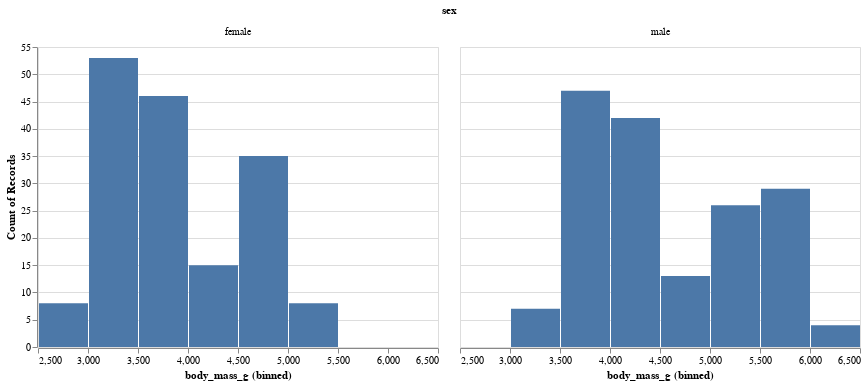

Source (notebook cell):
### Code cell
alt.Chart(penguins_sex_num[:,(f.body_mass_g,f.sex)].to_pandas()).mark_bar().encode(alt.X('body_mass_g',bin=True),y='count()').facet('sex')

### Figure 1 — Vega-Lite specification as saved in the notebook (floating-point values rounded to 4 significant figures; data arrays with more than 128 entries replaced by an {"elided": "..."} marker saying what was removed)
{"config": {"view": {"continuousWidth": 400, "continuousHeight": 300}}, "data": {"name": "data-1f5e9918e6570ae71d49dc69250ff17f"}, "facet": {"type": "nominal", "field": "sex"}, "spec": {"mark": "bar", "encoding": {"x": {"type": "quantitative", "bin": true, "field": "body_mass_g"}, "y": {"type": "quantitative", "aggregate": "count"}}}, "$schema": "https://vega.github.io/schema/vega-lite/v4.8.1.json", "datasets": {"data-1f5e9918e6570ae71d49dc69250ff17f": {"elided": "333 records"}}}
